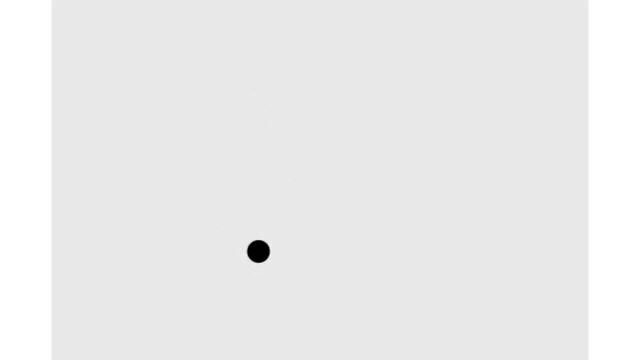
#> input picture frame 280 of video/randomball.avi, 640 x 360 px
$ python objTracking.py
#> lines starting #> are read from the running program, lines starting #| are printed output that depends on the picture; after the words box and inside, x2 and y2 are one past the last pixel; in counts of white or black regions, pixels touching at a corner belong together; long printed decimals are rounded
### utils/Detector.py
'''
    File name         : detectors.py
    Description       : Object detector used for detecting the objects in a video /image
    Author            : Rahmad Sadli
    Date created      : 20/02/2020
    Python Version    : 3.7
'''

# Import python libraries
import numpy as np
import cv2


def detect(frame,debugMode):
    # Convert frame from BGR to GRAY
    gray = cv2.cvtColor(frame, cv2.COLOR_BGR2GRAY)

    if (debugMode):
        cv2.imshow('gray', gray)

    # Edge detection using Canny function
    img_edges = cv2.Canny(gray,  50, 190, 3)
    if (debugMode):
        cv2.imshow('img_edges', img_edges)

    # Convert to black and white image
    ret, img_thresh = cv2.threshold(img_edges, 254, 255,cv2.THRESH_BINARY)
    if (debugMode):
        cv2.imshow('img_thresh', img_thresh)

    # Find contours
    contours, _ = cv2.findContours(img_thresh, cv2.RETR_EXTERNAL, cv2.CHAIN_APPROX_SIMPLE)

    # Set the accepted minimum & maximum radius of a detected object
    min_radius_thresh= 3
    max_radius_thresh= 30

    centers=[]
    for c in contours:
        # ref: https://docs.opencv.org/trunk/dd/d49/tutorial_py_contour_features.html
        (x, y), radius = cv2.minEnclosingCircle(c)
        radius = int(radius)

        #Take only the valid circle(s)
        if (radius > min_radius_thresh) and (radius < max_radius_thresh):
            centers.append(np.array([[x], [y]]))
    cv2.imshow('contours', img_thresh)
    return centers

### utils/KalmanFilter.py
'''
    File name         : KalmanFilter.py
    Description       : KalmanFilter class used for object tracking
    Author            : Rahmad Sadli
    Date created      : 20/02/2020
    Python Version    : 3.7
'''

import numpy as np
import matplotlib.pyplot as plt

class KalmanFilter(object):
    def __init__(self, dt, u_x,u_y, std_acc, x_std_meas, y_std_meas):
        """
        :param dt: sampling time (time for 1 cycle)
        :param u_x: acceleration in x-direction
        :param u_y: acceleration in y-direction
        :param std_acc: process noise magnitude
        :param x_std_meas: standard deviation of the measurement in x-direction
        :param y_std_meas: standard deviation of the measurement in y-direction
        """

        # Define sampling time
        self.dt = dt

        # Define the  control input variables
        self.u = np.matrix([[u_x],[u_y]])

        # Intial State
        self.x = np.matrix([[0], [0], [0], [0]])

        # Define the State Transition Matrix A
        self.A = np.matrix([[1, 0, self.dt, 0],
                            [0, 1, 0, self.dt],
                            [0, 0, 1, 0],
                            [0, 0, 0, 1]])

        # Define the Control Input Matrix B
        self.B = np.matrix([[(self.dt**2)/2, 0],
                            [0,(self.dt**2)/2],
                            [self.dt,0],
                            [0,self.dt]])

        # Define Measurement Mapping Matrix
        self.H = np.matrix([[1, 0, 0, 0],
                            [0, 1, 0, 0]])

        #Initial Process Noise Covariance
        self.Q = np.matrix([[(self.dt**4)/4, 0, (self.dt**3)/2, 0],
                            [0, (self.dt**4)/4, 0, (self.dt**3)/2],
                            [(self.dt**3)/2, 0, self.dt**2, 0],
                            [0, (self.dt**3)/2, 0, self.dt**2]]) * std_acc**2

        #Initial Measurement Noise Covariance
        self.R = np.matrix([[x_std_meas**2,0],
                           [0, y_std_meas**2]])

        #Initial Covariance Matrix
        self.P = np.eye(self.A.shape[1])

    def predict(self):
        # Refer to :Eq.(9) and Eq.(10)  in https://machinelearningspace.com/object-tracking-simple-implementation-of-kalman-filter-in-python/?preview_id=1364&preview_nonce=52f6f1262e&preview=true&_thumbnail_id=1795

        # Update time state
        #x_k =Ax_(k-1) + Bu_(k-1)     Eq.(9)
        self.x = np.dot(self.A, self.x) + np.dot(self.B, self.u)

        # Calculate error covariance
        # P= A*P*A' + Q               Eq.(10)
        self.P = np.dot(np.dot(self.A, self.P), self.A.T) + self.Q
        return self.x[0:2]

    def update(self, z):

        # Refer to :Eq.(11), Eq.(12) and Eq.(13)  in https://machinelearningspace.com/object-tracking-simple-implementation-of-kalman-filter-in-python/?preview_id=1364&preview_nonce=52f6f1262e&preview=true&_thumbnail_id=1795
        # S = H*P*H'+R
        S = np.dot(self.H, np.dot(self.P, self.H.T)) + self.R

        # Calculate the Kalman Gain
        # K = P * H'* inv(H*P*H'+R)
        K = np.dot(np.dot(self.P, self.H.T), np.linalg.inv(S))  #Eq.(11)

        self.x = np.round(self.x + np.dot(K, (z - np.dot(self.H, self.x))))   #Eq.(12)

        I = np.eye(self.H.shape[1])

        # Update error covariance matrix
        self.P = (I - (K * self.H)) * self.P   #Eq.(13)
        return self.x[0:2]

### utils/plot.py
import matplotlib.pyplot as plt
import numpy as np

""" measured_positions = np.load('output/measured_positions.npy', allow_pickle=True)
predicted_positions = np.load('output/predicted_positions.npy', allow_pickle=True)
updated_positions = np.load('output/updated_positions.npy', allow_pickle=True)
 """


def plot(measured_positions,updated_positions,predicted_positions,name):

    # Plot the results
    mx, my = zip(*measured_positions)
    ux, uy = zip(*updated_positions)
    px, py = zip(*predicted_positions)


    # Remove the point (0,0)
    filtered_points = [(x, y) for x, y in zip(px, py) if x>5]

    # Unzip the filtered points back into two separate lists
    filtered_px, filtered_py = zip(*filtered_points) if filtered_points else ([], [])

    # Convert to 1D lists
    mx = [x.item() for x in mx]
    my = [y.item() for y in my]
    ux = [x.item() for x in ux]
    uy = [y.item() for y in uy]
    px = [x.item() for x in filtered_px]
    py = [y.item() for y in filtered_py]


    # Plotting
    plt.figure()
    plt.plot(mx, my, 'ro-', label='Measured')
    plt.plot(ux, uy, 'g^-', label='Updated')
    plt.xlabel('X Position')
    plt.ylabel('Y Position')
    plt.title(f'{name} Object Tracking Positions')
    plt.legend()

    plt.savefig(f'plots/tracking_positions_{name}.png')
    plt.show()

    RMSE_Predicted = calculate_rmse(predicted_positions, measured_positions)
    RMSE_Updated = calculate_rmse(updated_positions, measured_positions)

    return(RMSE_Predicted,RMSE_Updated)


def calculate_rmse(predicted_positions, measured_positions):
    predicted_array = np.array(predicted_positions)
    measured_array = np.array(measured_positions)

    # Reshape arrays to ensure they have the same dimensions
    predicted_array = predicted_array.reshape(measured_array.shape)

    square_diff = np.square(predicted_array - measured_array)
    mean_square_diff = np.mean(square_diff)
    rmse = np.sqrt(mean_square_diff)
    return rmse

#plot(measured_positions,updated_positions,predicted_positions,"test")

### objTracking.py
import cv2
import numpy as np
from utils.Detector import detect
from utils.KalmanFilter import KalmanFilter
from plot import plot
import matplotlib.pyplot as plt

def main():

    # Create opencv video capture object
    VideoCap = cv2.VideoCapture('video/randomball.avi')

    """   # Get the frame size from the VideoCap object
    frame_width = int(VideoCap.get(cv2.CAP_PROP_FRAME_WIDTH))
    frame_height = int(VideoCap.get(cv2.CAP_PROP_FRAME_HEIGHT))

    print(f"Frame dimensions: {frame_width}x{frame_height}")

    # Create VideoWriter object
    fourcc = cv2.VideoWriter_fourcc(*'MJPG')  # Changed codec to MJPG
    out = cv2.VideoWriter('video/output.avi', fourcc, 20.0, (frame_width, frame_height)) """


    #Variable used to control the speed of reading the video
    ControlSpeedVar = 100  #Lowest: 1 - Highest:100

    HiSpeed = 100
    parameter_sets = [
    {'std_acc': std_acc, 'x_std_meas': std_meas, 'y_std_meas': std_meas}
    for std_acc in np.linspace(0.1, 0.5, num=5)
    for std_meas in np.linspace(0.0001, 0.001, num=10)
    ]
    scores=[]

    #Create KalmanFilter object KF
    #KalmanFilter(dt, u_x, u_y, std_acc, x_std_meas, y_std_meas)
    for params in parameter_sets:
        # Reinitialize the video capture for each set of parameters
        VideoCap.release()
        VideoCap = cv2.VideoCapture('video/randomball.avi')

        KF = KalmanFilter(0.1, 1, 1, params['std_acc'], params['x_std_meas'], params['y_std_meas'])


        debugMode=1
        measured_positions = []
        predicted_positions = []
        updated_positions = []

        while(True):
            # Read frame
            ret, frame = VideoCap.read()
#> frame is the input picture: shape (360, 640, 3); min 0, max 255, mean 235.3
            if not ret:
                print("No more frames to read or error reading a frame.")
                break

            # Detect object
            centers = detect(frame,debugMode)
#> in detect, `img_edges = cv2.Canny(gray,  50, 190, 3)`:
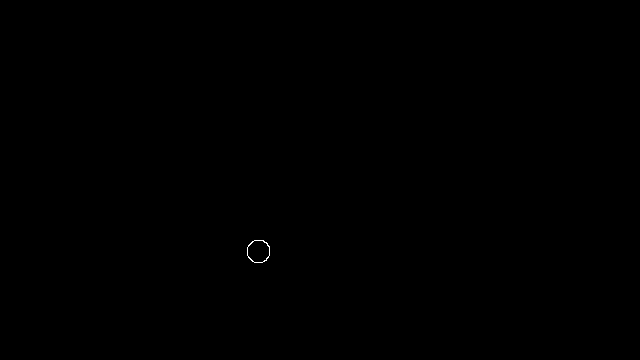
#> img_edges: shape (360, 640); 0.04% white in thin lines or dots, all inside (x1, y1, x2, y2) = (247, 240, 270, 263)
#> in detect, `contours, _ = cv2.findContours(img_thresh, cv2.RETR_EXTERNAL, cv2.CHAI..`: contours = 1 contour; box (x1, y1, x2, y2) and area: (247, 240, 270, 263) 408
#> the loop in detect, `for c in contours:` made 1 pass
#> (x, y, radius) on pass 1: (258.2, 250.9, 11)
#> after the loop in detect, `for c in contours:`: centers = [[258.2, 250.9]]
#> centers = [[258.2, 250.9]]

            # If centroids are detected then track them
            if (len(centers) > 0):

                # Draw the detected circle
                cv2.circle(frame, (int(centers[0][0]), int(centers[0][1])), 10, (0, 191, 255), 2)

                # Predict
                (x, y) = KF.predict()
#> in predict, `self.x = np.dot(self.A, self.x) + np.dot(self.B, self.u)`: self.x = [[0.005], [0.005], [0.1], [0.1]]
#> in predict, `self.P = np.dot(np.dot(self.A, self.P), self.A.T) + self.Q`: self.P = [[1.01, 0, 0.1, 0], [0, 1.01, 0, 0.1], [0.1, 0, 1, 0], [0, 0.1, 0, 1]]
#> x = [[0.005]]; y = [[0.005]]


                # Draw a rectangle as the predicted object position
                cv2.rectangle(frame, (int(x - 15), int(y - 15)), (int(x + 15), int(y + 15)), (255, 0, 0), 2)
#> frame: shape (360, 640, 3); mean B, G, R 235.3, 235.3, 235.4

                # Update
                (x1, y1) = KF.update(centers[0])
#> in update, `S = np.dot(self.H, np.dot(self.P, self.H.T)) + self.R`: S = [[1.01, 0], [0, 1.01]]
#> in update, `K = np.dot(np.dot(self.P, self.H.T), np.linalg.inv(S))`: K = [[1, 0], [0, 1], [0.099, 0], [0, 0.099]]
#> in update, `self.x = np.round(self.x + np.dot(K, (z - np.dot(self.H, self.x))))`: self.x = [[258], [251], [26], [25]]
#> in update, `I = np.eye(self.H.shape[1])`: I = [[1, 0, 0, 0], [0, 1, 0, 0], [0, 0, 1, 0], [0, 0, 0, 1]]
#> in update, `self.P = (I - (K * self.H)) * self.P`: self.P = [[1e-08, 0, 9.9e-10, 0], [0, 1e-08, 0, 9.9e-10], [9.9e-10, 0, 0.99, 0], [0, 9.9e-10, 0, 0.99]]
#> x1 = [[258]]; y1 = [[251]]


                cx, cy = centers[0][0], centers[0][1]
#> cx = [258.2]; cy = [250.9]

                measured_positions.append((cx,cy))
                predicted_positions.append((x, y)) # Where x and y are scalar values
                updated_positions.append((x1, y1)) # Similarly, x1 and y1 should be scalars


                # Draw a rectangle as the estimated object position
                cv2.rectangle(frame, (int(x1 - 15), int(y1 - 15)), (int(x1 + 15), int(y1 + 15)), (0, 0, 255), 2)


                cv2.putText(frame, "Estimated Position", (int(x1 + 15), int(y1 + 10)), 0, 0.5, (0, 0, 255), 2)
                cv2.putText(frame, "Predicted Position", (int(x + 15), int(y)), 0, 0.5, (255, 0, 0), 2)
                cv2.putText(frame, "Measured Position", (int(cx + 15), int(cy - 15)), 0, 0.5, (0,191,255), 2)
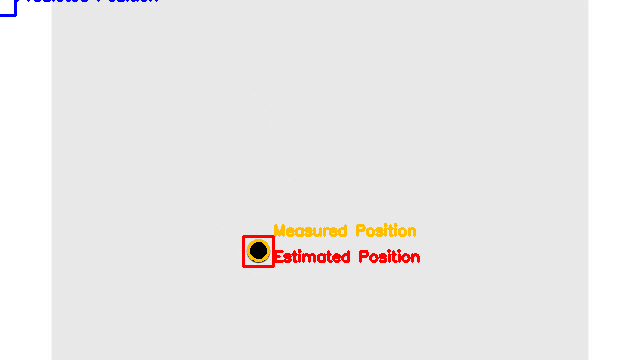
#> frame: shape (360, 640, 3); mean B, G, R 232.9, 233.6, 235.5

            cv2.imshow('image', frame)

            if cv2.waitKey(2) & 0xFF == ord('q'):
#> (key q is pressed here)
                VideoCap.release()
                #out.release()
                cv2.destroyAllWindows()
                break


            cv2.waitKey(HiSpeed-ControlSpeedVar+1)

        # Before calling claculate_score
        if not measured_positions:
            print("No measured positions recorded. Skipping score calculation.")
            continue


        np.save(f"output/measured_positions_{params['std_acc']}_{params['x_std_meas']}_{params['y_std_meas']}.npy", measured_positions)
        np.save(f"output/predicted_positions_{params['std_acc']}_{params['x_std_meas']}_{params['y_std_meas']}.npy", predicted_positions)
        np.save(f"output/updated_positions_{params['std_acc']}_{params['x_std_meas']}_{params['y_std_meas']}.npy", updated_positions)

        RMSE_Predicted,RMSE_Updated=  plot(measured_positions,updated_positions,predicted_positions,f"{params['std_acc']}_{params['x_std_meas']}_{params['y_std_meas']}")
#> in plot, `mx, my = zip(*measured_positions)`: mx = ([258.2],); my = ([250.9],)
#> in plot, `ux, uy = zip(*updated_positions)`: ux = ([[258]],); uy = ([[251]],)
#> in plot, `px, py = zip(*predicted_positions)`: px = ([[0.005]],)
#> in plot, `filtered_points = [(x, y) for x, y in zip(px, py) if x>5]`: filtered_points = []
#> in plot, `mx = [x.item() for x in mx]`: mx = [258.2]
#> in plot, `my = [y.item() for y in my]`: my = [250.9]
#> in plot, `ux = [x.item() for x in ux]`: ux = [258]
#> in plot, `uy = [y.item() for y in uy]`: uy = [251]
#> in plot, `px = [x.item() for x in filtered_px]`: px = []
#> in plot, `plt.savefig(f'plots/tracking_positions_{name}.png')`:
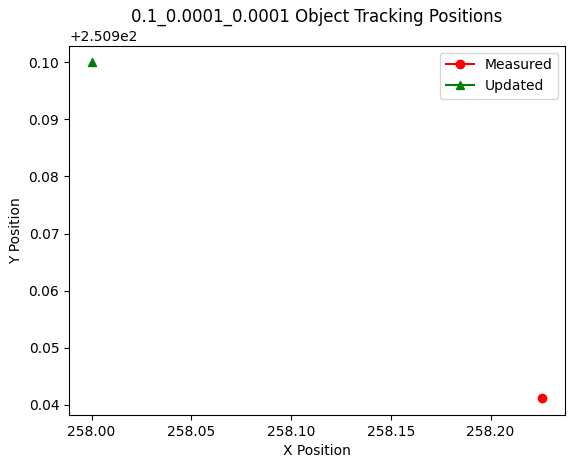
#> figure drawn by matplotlib, 1 panel
#> in calculate_rmse, `measured_array = np.array(measured_positions)`: measured_array = [258.2, 250.9]
#> in calculate_rmse, `predicted_array = predicted_array.reshape(measured_array.shape)`: predicted_array = [0.005, 0.005]
#> in calculate_rmse, `square_diff = np.square(predicted_array - measured_array)`: square_diff = [66678.1, 62968.9]
#> in calculate_rmse, `mean_square_diff = np.mean(square_diff)`: mean_square_diff = 64823.5
#> in calculate_rmse, `rmse = np.sqrt(mean_square_diff)`: rmse = 254.6
#> in plot, `RMSE_Updated = calculate_rmse(updated_positions, measured_positions)`: RMSE_Updated = 0.165
#> RMSE_Predicted = 254.6; RMSE_Updated = 0.165
        print(f"Params: {params}, RMSE_Predicted: {RMSE_Predicted}, RMSE_Updated: {RMSE_Updated}")
#| Params: {'std_acc': 0.1, 'x_std_meas': 0.0001, 'y_std_meas': 0.0001}, RMSE_Predicted: 254.605, RMSE_Updated: 0.1652
        scores.append((RMSE_Predicted,RMSE_Updated))


    RMSE_Predicted, RMSE_Updated = zip(*scores)

    # Plotting
    plt.figure(figsize=(10, 6))
    plt.plot(RMSE_Predicted, label='RMSE Predicted')
    plt.plot(RMSE_Updated, label='RMSE Updated')
    plt.xlabel('Iteration')
    plt.ylabel('RMSE')
    plt.title('RMSE Scores Over Iterations')
    plt.legend()
    plt.grid(True)

    # Saving the figure
    plt.savefig('rmse_scores.png')
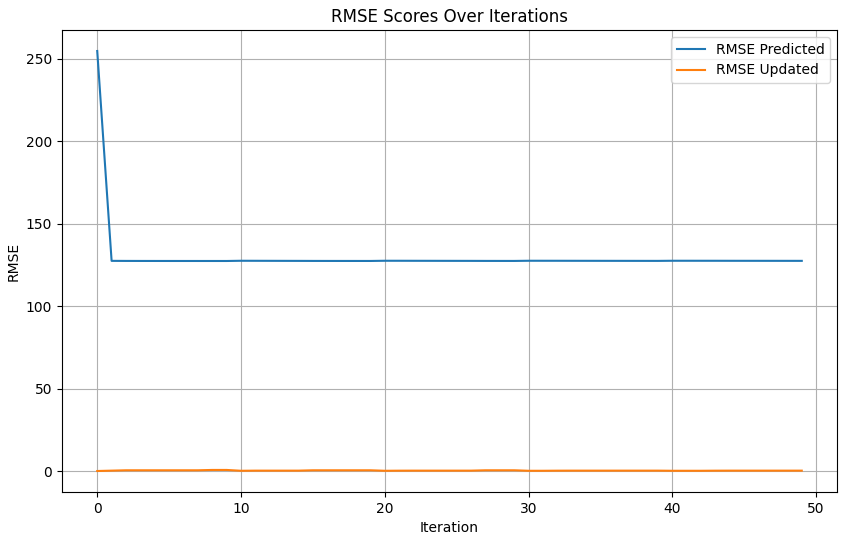
#> figure drawn by matplotlib, 1 panel; curve peaks at x = 0, y = 254.6; curve peaks at x = 8, y = 0.803

    # Optionally, show the plot
    plt.show()

if __name__ == "__main__":
    main()

$ run again, starting later in the video
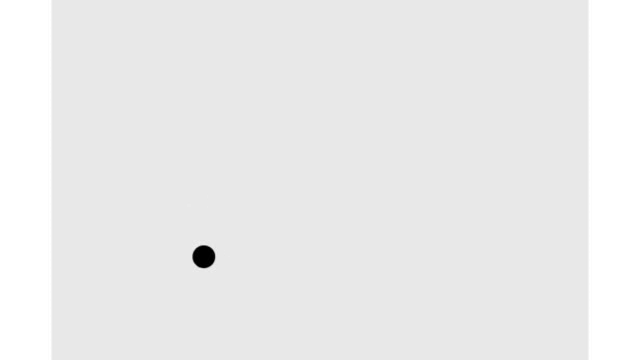
#> input picture frame 1262 of video/randomball.avi, 640 x 360 px
#> in main, frame is the input picture: shape (360, 640, 3); min 0, max 255, mean 235.3
#> img_edges: shape (360, 640); 0.04% white in thin lines or dots, all inside (x1, y1, x2, y2) = (192, 245, 216, 269)
#> contours = 1 contour; box (x1, y1, x2, y2) and area: (192, 245, 216, 269) 413
#> the loop in detect, `for c in contours:` made 1 pass
#> (x, y, radius) on pass 1: (203.5, 256.3, 11)
#> after the loop in detect, `for c in contours:`: centers = [[203.5, 256.3]]
#> in predict, `self.x = np.dot(self.A, self.x) + np.dot(self.B, self.u)`: self.x = [[0.005], [0.005], [0.1], [0.1]]
#> in predict, `self.P = np.dot(np.dot(self.A, self.P), self.A.T) + self.Q`: self.P = [[1.01, 0, 0.1, 0], [0, 1.01, 0, 0.1], [0.1, 0, 1, 0], [0, 0.1, 0, 1]]
#> in main, `(x, y) = KF.predict()`: x = [[0.005]]
#> S = [[1.01, 0], [0, 1.01]]
#> K = [[1, 0], [0, 1], [0.099, 0], [0, 0.099]]
#> in update, `self.x = np.round(self.x + np.dot(K, (z - np.dot(self.H, self.x))))`: self.x = [[203], [256], [20], [25]]
#> I = [[1, 0, 0, 0], [0, 1, 0, 0], [0, 0, 1, 0], [0, 0, 0, 1]]
#> in update, `self.P = (I - (K * self.H)) * self.P`: self.P = [[1e-08, 0, 9.9e-10, 0], [0, 1e-08, 0, 9.9e-10], [9.9e-10, 0, 0.99, 0], [0, 9.9e-10, 0, 0.99]]
#> x1 = [[203]]; y1 = [[256]]
#> cx = [203.5]; cy = [256.3]
#> in plot, `mx, my = zip(*measured_positions)`: mx = ([203.5],); my = ([256.3],)
#> in plot, `ux, uy = zip(*updated_positions)`: ux = ([[203]],); uy = ([[256]],)
#> in plot, `px, py = zip(*predicted_positions)`: px = ([[0.005]],)
#> filtered_points = []
#> in plot, `mx = [x.item() for x in mx]`: mx = [203.5]
#> in plot, `my = [y.item() for y in my]`: my = [256.3]
#> in plot, `ux = [x.item() for x in ux]`: ux = [203]
#> in plot, `uy = [y.item() for y in uy]`: uy = [256]
#> in plot, `px = [x.item() for x in filtered_px]`: px = []
#> in plot, `plt.savefig(f'plots/tracking_positions_{name}.png')`:
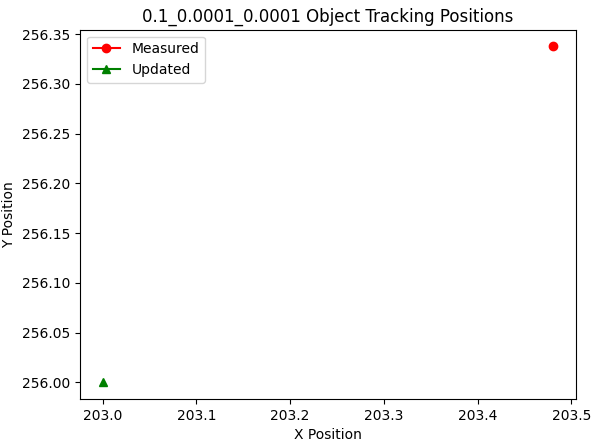
#> figure drawn by matplotlib, 1 panel
#> measured_array = [203.5, 256.3]
#> predicted_array = [0.005, 0.005]
#> square_diff = [41402.4, 65706.4]
#> mean_square_diff = 53554.4
#> rmse = 231.4
#> in plot, `RMSE_Updated = calculate_rmse(updated_positions, measured_positions)`: RMSE_Updated = 0.415
#> in main, `RMSE_Predicted,RMSE_Updated=  plot(measured_positions,updated_position..`: RMSE_Predicted = 231.4; RMSE_Updated = 0.415
#| Params: {'std_acc': 0.1, 'x_std_meas': 0.0001, 'y_std_meas': 0.0001}, RMSE_Predicted: 231.418, RMSE_Updated: 0.4155
#> in main, `plt.savefig('rmse_scores.png')`:
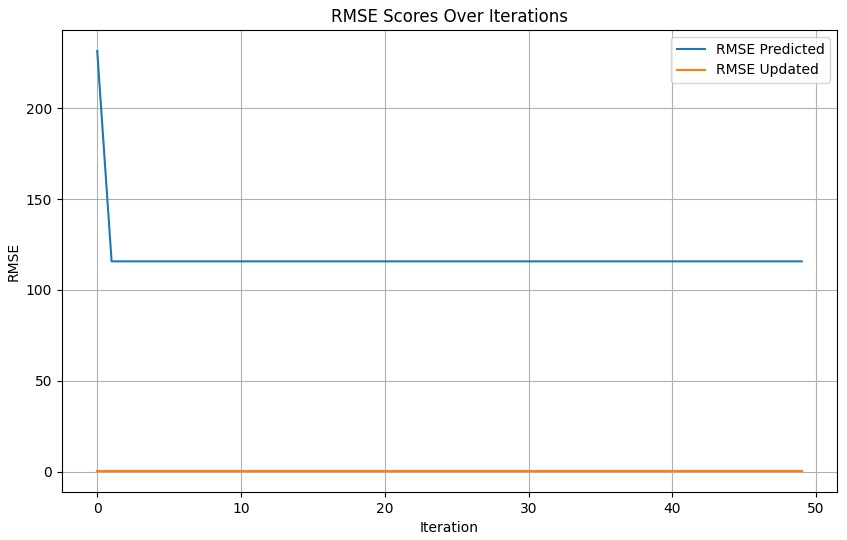
#> figure drawn by matplotlib, 1 panel; curve peaks at x = 0, y = 231.4
